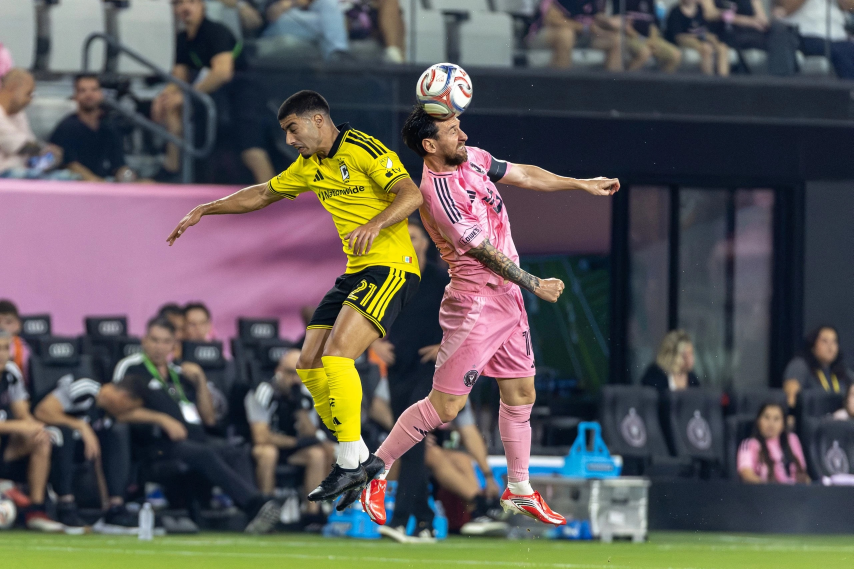
#> input picture _cloud_job/payload/images/Tin_00_4.jpg, 2560 x 1707 px (shown at 1/3 size)
$ python -i prepare_weekly_23_11.py   (imports and definitions only)
#> lines starting #> are read from the running program, lines starting #| are printed output that depends on the picture
#> further down, picture is the input picture: PIL image 2560x1707 RGB; mean R, G, B 93, 89.3, 88
#!/usr/bin/env python3
# -*- coding: utf-8 -*-
"""
core/prepare_weekly_23_11.py — Tuyển Chọn Kho Ảnh HD & Sinh Kịch Bản Bản Tin Tuần Weekly-23.11.2026
==================================================================================================
Tái sử dụng kho ảnh HD đã qua kiểm duyệt thị giác từ 6 ngày trong tuần (18.11 – 23.11.2026):
  - Tổng hợp 16 ảnh cho Intro (4 đoạn song giọng) + 15–17 ảnh độc lập cho mỗi trong 21 chuyên đề.
  - Ánh xạ ảnh sát ngữ cảnh từng câu nói (sentence_refs) và chống trùng lặp perceptual hash
    (ahash + dhash) tuyệt đối trong cùng một cảnh.
  - Xuất đầy đủ dữ liệu chuẩn tại `outputs/Weekly-23.11.2026/`:
      intro_hook.json, thethao.json, image_plan.json, image_credits.json,
      thumbnails_plan.json, thethao.txt, kich_ban_tung_cau.txt,
      qa/contact_scene_00_intro.jpg, qa/contact_scene_01..21.jpg, qa/contact_overview.jpg.
"""

from __future__ import annotations

import os
import sys

sys.dont_write_bytecode = True
os.environ["PYTHONDONTWRITEBYTECODE"] = "1"

import json
import math
import re
import shutil
from pathlib import Path
from typing import Any, Dict, List, Optional, Tuple

from PIL import Image, ImageDraw, ImageFont, ImageOps

_HERE = os.path.dirname(os.path.abspath(__file__))
_ROOT = os.path.dirname(_HERE)
if _HERE not in sys.path:
    sys.path.insert(0, _HERE)

from diemdoc.image_curator import compute_dhash, hamming_dist
from diemdoc.log import banner, ok, step, warn
from weekly_23_11_data import INTRO_DATA, WEEKLY_ITEMS

ROOT = Path(_ROOT)
DAY_STR = "Weekly-23.11.2026"
OUT_DIR = ROOT / "outputs" / DAY_STR
IMG_DIR = OUT_DIR / "images"
QA_DIR = OUT_DIR / "qa"

SOURCE_DAYS = ["18.11.2026", "19.11.2026", "20.11.2026", "21.11.2026", "22.11.2026", "23.11.2026"]


def _ahash(img: Image.Image) -> int:
    g = img.convert("L").resize((8, 8), Image.Resampling.LANCZOS)
    px = list(g.tobytes())
    avg = sum(px) / len(px)
    bits = 0
    for i, v in enumerate(px):
        if v >= avg:
            bits |= 1 << i
    return bits


def _center_crop_ahash(img: Image.Image) -> int:
    """Hash vùng trung tâm 76% ảnh để phát hiện ảnh crop tỷ lệ khác từ cùng 1 khung hình."""
    w, h = img.size
#> w = 2560; h = 1707
    dx, dy = int(w * 0.12), int(h * 0.12)
#> dx = 307; dy = 204
    cropped = img.crop((dx, dy, max(dx + 16, w - dx), max(dy + 16, h - dy)))
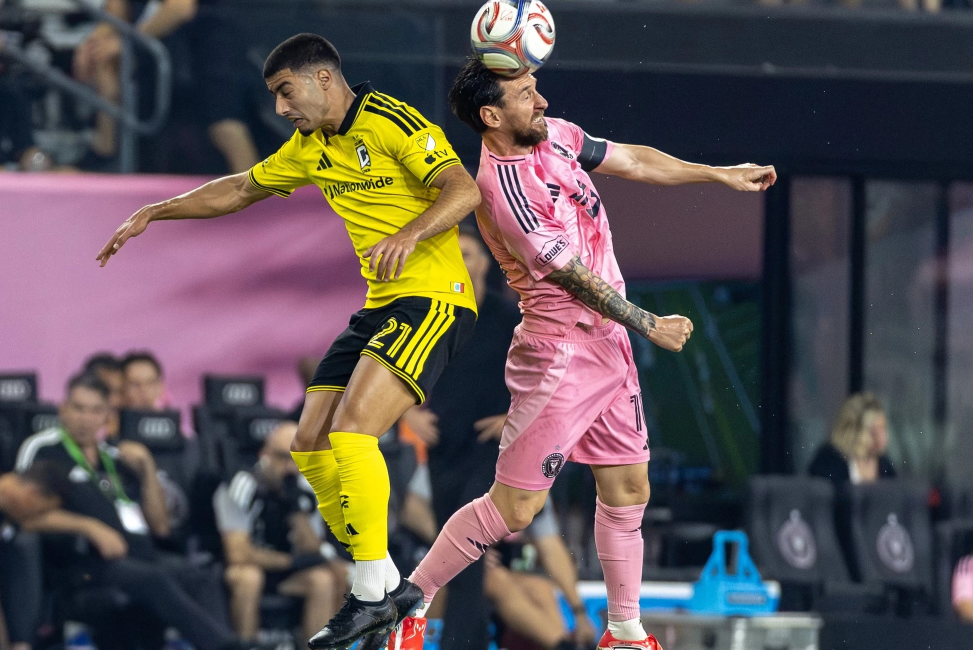
#> cropped: PIL image 1946x1299 RGB (shown at 1/2 size); mean R, G, B 90.9, 81.5, 82.3
    return _ahash(cropped)
#> in _ahash, `px = list(g.tobytes())`: px = 64 values, max 166 at index 24, min 22 at index 15, mean 84.3
#> in _ahash, `avg = sum(px) / len(px)`: avg = 84.3
#> the loop in _ahash, `for i, v in enumerate(px):` made 64 passes
#> (v, bits) on passes 5, 11, 12, 13, 17, 18, 19, 20, 21, 22, 25, 26: (96, 16), (105, 1040), (100, 3088), (88, 7184), (146, 72720), (107, 203792), (132, 465936), (153, 990224), (151, 2038800), (98, 4135952), (166, 20913168), (149, 54467600)
#> bits on passes 61 to 63: 1737436416331160592, 4043279425544854544, 8654965443972242448
#> after the loop in _ahash, `for i, v in enumerate(px):`: bits = 8654965443972242448


def _split_sentences(summary: str) -> List[str]:
    parts = [p.strip() for p in re.split(r"(?<=[.!?])\s+", (summary or "").strip()) if p.strip()]
    return parts


# [92 lines left out: functions _pick_font, _wrap_text, load_source_pools, not called in this run]


# Bộ lọc chống lẫn chủ đề trên các nguồn gộp đa tin & loại ảnh crop trùng
SCENE_EXCLUDES: Dict[int, Dict[str, Any]] = {
    6: {"files": {("23.11.2026", "Tin_01_5.jpg")}},
    7: {"keywords": ["minh vương", "quy nhơn", "công an nhân dân", "văn hiến"]},
    8: {
        "keywords": [
            "hải phòng", "dylan kerr", "quyết chiến", "thanh lực",
            "hoàn tất", "billiards", "stephen thompson", "kickboxing", "radtke",
        ]
    },
    10: {"keywords": ["ancelotti", "romario", "brazil", "singapore"]},
    12: {
        "files": {
            ("21.11.2026", "Tin_13_1.jpg"),
            ("21.11.2026", "Tin_13_7.jpg"),
            ("21.11.2026", "Tin_13_10.jpg"),
            ("21.11.2026", "Tin_13_11.jpg"),
        },
        "keywords": ["giã từ sự nghiệp quốc tế", "bất đồng", "rời phòng họp báo"],
    },
    17: {
        "files": {("23.11.2026", "Tin_12_3.jpg")},
    },
    19: {
        "keywords": [
            "hải phòng", "dylan kerr", "allison", "quynh lee", "cầu lông",
            "v-league", "lauren lam", "pochettino", "anfield", "man utd",
            "ghe ngo", "bầu dục", "coventry", "nhật bản", "elon musk",
        ],
    },
    21: {
        "keywords": ["pochettino", "anfield", "bezzecchi", "motogp", "portimão"],
    },
}

# Bộ lọc bắt buộc (OR keyword match trên description) theo từng (scene_id, sentence_idx)
SENTENCE_INCLUDE_KEYWORDS: Dict[Tuple[int, int], List[str]] = {
    (8, 1): ["đình khải", "hoàng đức", "lion championship", "muay", "52 kg"],
    (8, 2): ["đình khải", "hoàng đức", "lion championship", "đòn chỏ", "hiệp"],
    (8, 3): ["esports", "free fire", "bangkok"],
    (8, 4): ["allison", "quynh lee", "hong kong", "bóng bàn", "anh tú", "400 triệu", "kuala lumpur", "vũ văn trung"],
    (8, 5): ["bách khoa", "đông hòa", "thaco", "sinh viên", "rmit"],
    (12, 2): ["yamal", "barca", "barcelona", "camp nou", "villarreal"],
    (19, 0): ["thitikul", "skubal", "stirling", "procházka", "lauren price", "lpga", "ufc"],
    (19, 1): ["hai môn", "thitikul", "skubal", "lpga", "korda"],
    (19, 2): ["thitikul", "golf", "bogey", "sörenstam", "cme group", "korda", "a-lim kim"],
    (19, 3): ["skubal", "mets", "cy young", "pitcher", "450 triệu", "bóng chày"],
    (19, 4): ["stirling", "procházka", "ufc", "doha", "stephen thompson", "mma", "kickboxing", "hooker"],
    (19, 5): ["lauren price", "quyền anh", "kotaskova", "bán trung", "xứ wales", "đai"],
    (20, 1): ["paredes", "boca juniors"],
    (20, 2): ["paredes", "boca juniors", "phòng khám", "cúp nam mỹ"],
    (20, 3): ["neymar", "poker", "bsop", "gerwyn price", "darts", "van veen", "são paulo"],
    (20, 4): ["u17 hàn quốc", "kim ji-woo", "u17 australia", "akon", "kansas", "saudi arabia", "nwsl"],
    (20, 5): ["wembley", "world cup nữ 2035", "zurich", "vương quốc anh"],
    (21, 1): ["werder bremen", "hamburger", "marseille", "le mans", "coventry", "celtic"],
    (21, 2): ["herro", "76ers", "sixers", "bucks", "nba"],
    (21, 3): ["bóng bầu dục", "pháp", "england", "anh thắng", "scotland", "twickenham"],
    (21, 4): ["ghe ngo", "vĩnh long", "pickleball", "sophia"],
    (21, 5): ["nhật bản", "colombia", "musk", "brady", "carlsen", "lại lý huynh", "lang kỳ kỳ"],
}

# Các scene không được fallback sang pool hỗn hợp nếu câu đã có bộ lọc riêng
STRICT_SENTENCE_POOL_SCENES = {7, 8, 12, 19, 20, 21}


# [482 lines left out: functions _filter_for_scene, _is_dup_candidate, _gather_interleaved_candidates, _pick_distinct, render_contact_sheet, render_overview_sheet and 1 more, not called in this run]


# [2 lines not run here, left out]

>>> from PIL import Image
>>> picture = Image.open('../_cloud_job/payload/images/Tin_00_4.jpg')
>>> result = _center_crop_ahash(picture)
#> result = 8654965443972242448

$ run again, on _cloud_job/payload/images/Tin_02_14.jpg
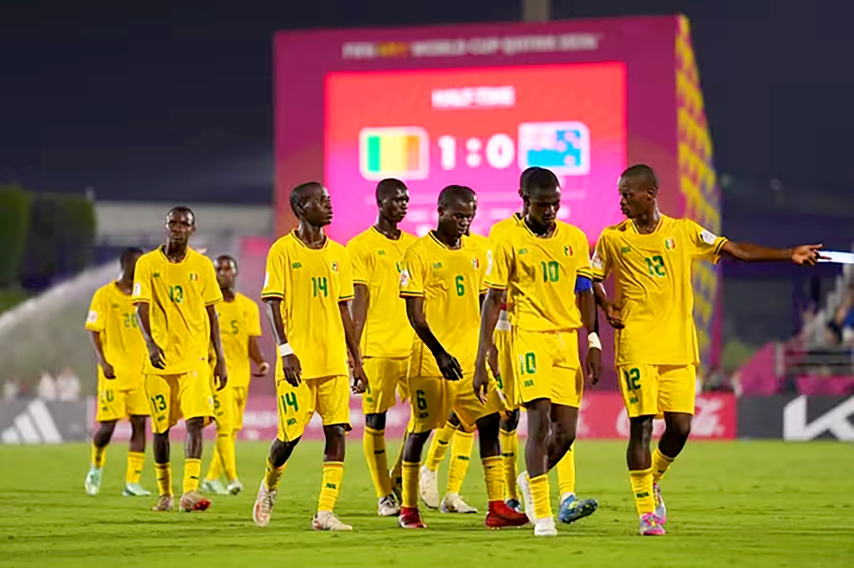
#> input picture _cloud_job/payload/images/Tin_02_14.jpg, 2560 x 1704 px (shown at 1/3 size)
#> picture is the input picture: PIL image 2560x1704 RGB; mean R, G, B 139.9, 109.8, 60.8
#> in _center_crop_ahash, `cropped = img.crop((dx, dy, max(dx + 16, w - dx), max(dy + 16, h - dy)))`:
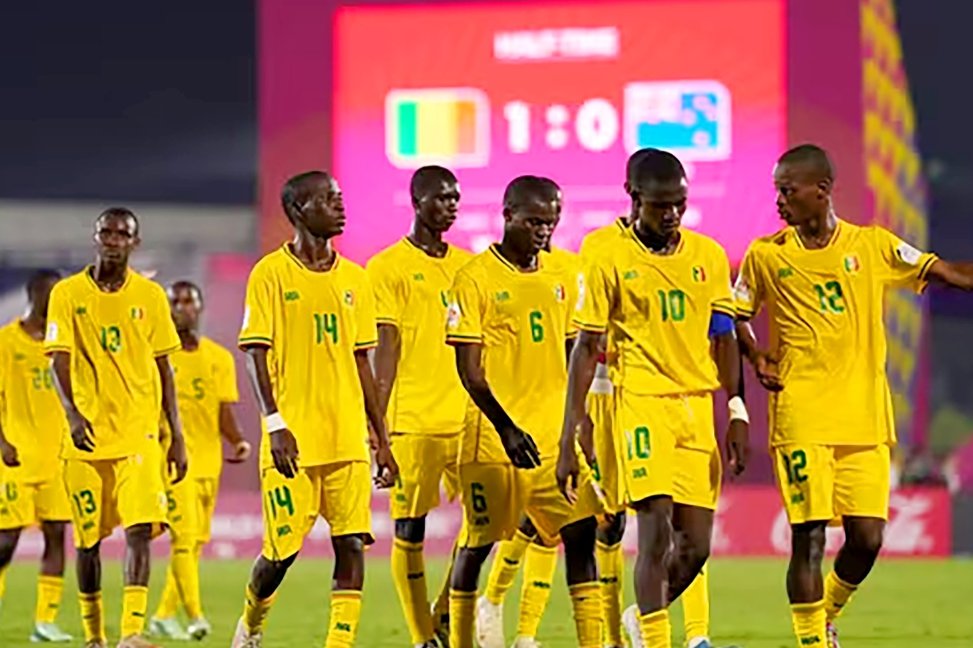
#> cropped: PIL image 1946x1296 RGB (shown at 1/2 size); mean R, G, B 170, 123.5, 62.3
#> px = 64 values, max 195 at index 11, min 29 at index 1, mean 131
#> avg = 131
#> the loop in _ahash, `for i, v in enumerate(px):` made 64 passes
#> (v, bits) on passes 4, 5, 6, 12, 13, 14, 20, 21: (139, 8), (163, 24), (154, 56), (195, 2104), (181, 6200), (183, 14392), (138, 538680), (133, 1587256)
#> after the loop in _ahash, `for i, v in enumerate(px):`: bits = 18376920135382874168

$ run again, on _cloud_job/payload/images/Tin_02_15.jpg
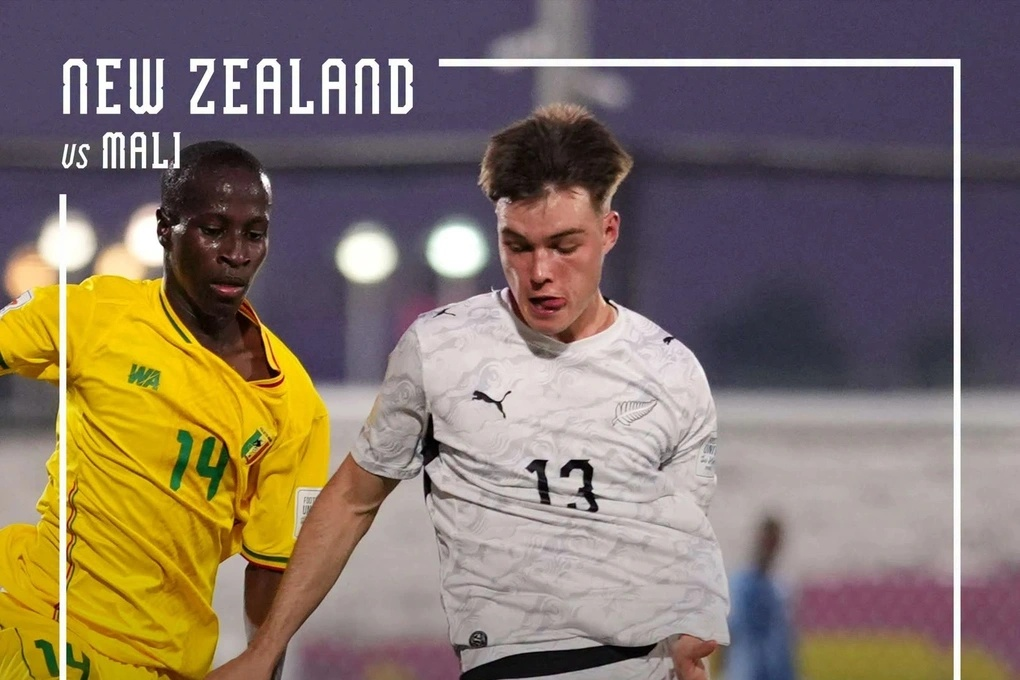
#> input picture _cloud_job/payload/images/Tin_02_15.jpg, 1020 x 680 px
#> picture is the input picture: PIL image 1020x680 RGB; mean R, G, B 130.6, 115, 102.9
#> in _center_crop_ahash, `cropped = img.crop((dx, dy, max(dx + 16, w - dx), max(dy + 16, h - dy)))`:
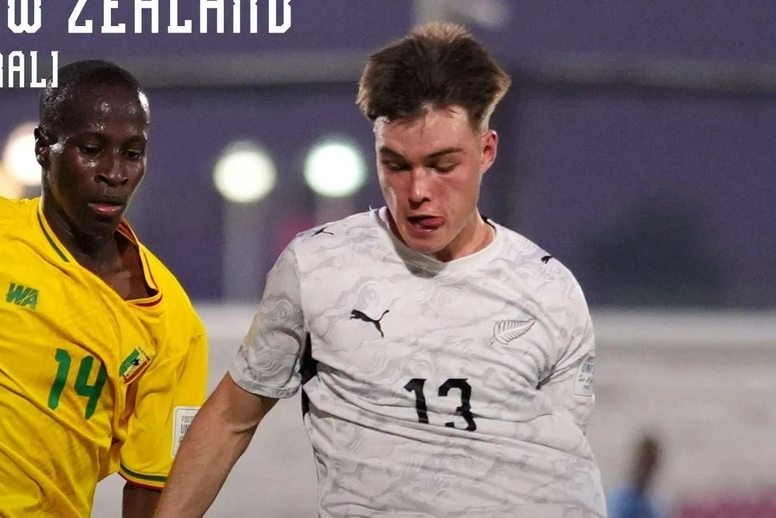
#> cropped: PIL image 776x518 RGB; mean R, G, B 133.2, 117.6, 106.4
#> px = 64 values, max 208 at index 36, min 47 at index 30, mean 120.2
#> avg = 120.2
#> the loop in _ahash, `for i, v in enumerate(px):` made 64 passes
#> (v, bits) on passes 19, 20, 28, 33, 34, 35, 36, 37: (141, 262144), (140, 786432), (156, 135004160), (169, 4429971456), (130, 13019906048), (127, 30199775232), (200, 64559513600), (208, 133278990336)
#> after the loop in _ahash, `for i, v in enumerate(px):`: bits = 18302628056840011776

$ run again, on _cloud_job/payload/images/Tin_02_16.jpg
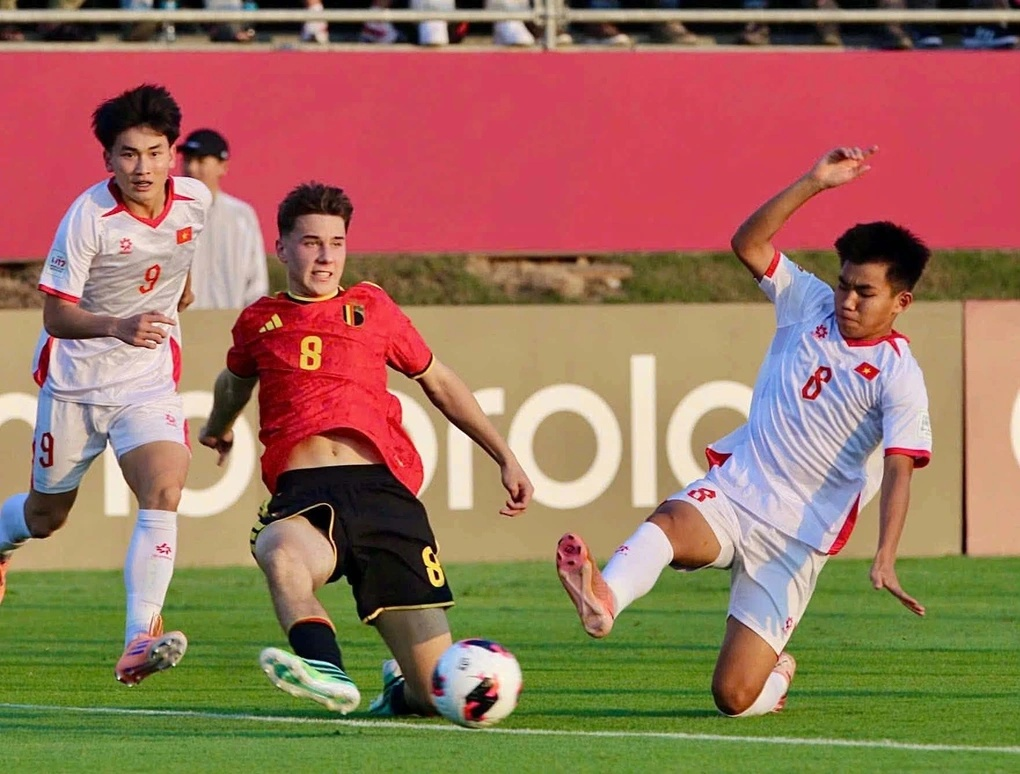
#> input picture _cloud_job/payload/images/Tin_02_16.jpg, 1020 x 774 px
#> picture is the input picture: PIL image 1020x774 RGB; mean R, G, B 154.7, 114.5, 93.3
#> in _center_crop_ahash, `cropped = img.crop((dx, dy, max(dx + 16, w - dx), max(dy + 16, h - dy)))`:
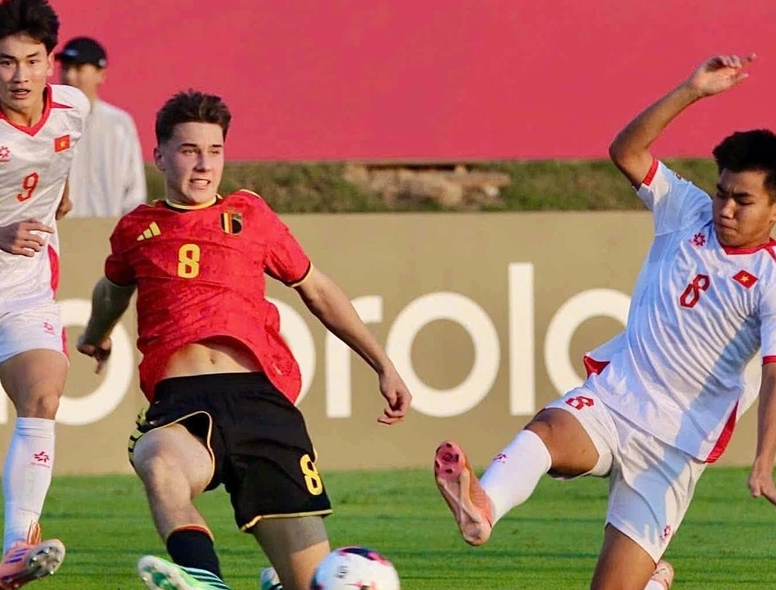
#> cropped: PIL image 776x590 RGB; mean R, G, B 165.2, 115.5, 100.8
#> px = 64 values, max 196 at index 37, min 34 at index 42, mean 129
#> avg = 129
#> the loop in _ahash, `for i, v in enumerate(px):` made 64 passes
#> (v, bits) on passes 9, 17, 18, 25, 28, 29, 30, 31: (168, 256), (184, 65792), (141, 196864), (167, 16974080), (152, 151191808), (167, 419627264), (169, 956498176), (164, 2030240000)
#> after the loop in _ahash, `for i, v in enumerate(px):`: bits = 645134023664009472
